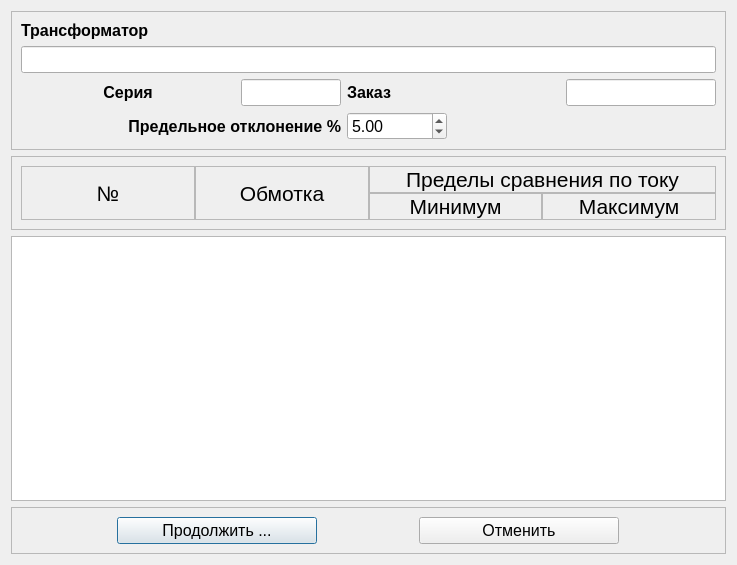
<?xml version="1.0" encoding="UTF-8"?>
<ui version="4.0">
 <class>Dialog</class>
 <widget class="QDialog" name="Dialog">
  <property name="geometry">
   <rect>
    <x>0</x>
    <y>0</y>
    <width>737</width>
    <height>565</height>
   </rect>
  </property>
  <property name="windowTitle">
   <string>Отчет по диф. защите</string>
  </property>
  <layout class="QVBoxLayout" name="verticalLayout">
   <item>
    <widget class="QFrame" name="frame_3">
     <property name="sizePolicy">
      <sizepolicy hsizetype="Preferred" vsizetype="Fixed">
       <horstretch>0</horstretch>
       <verstretch>0</verstretch>
      </sizepolicy>
     </property>
     <property name="frameShape">
      <enum>QFrame::StyledPanel</enum>
     </property>
     <property name="frameShadow">
      <enum>QFrame::Raised</enum>
     </property>
     <layout class="QHBoxLayout" name="horizontalLayout_2">
      <item>
       <layout class="QGridLayout" name="gridLayout_2">
        <property name="rightMargin">
         <number>0</number>
        </property>
        <property name="spacing">
         <number>6</number>
        </property>
        <item row="1" column="0" colspan="4">
         <widget class="QLineEdit" name="lineEdit">
          <property name="font">
           <font>
            <pointsize>12</pointsize>
           </font>
          </property>
         </widget>
        </item>
        <item row="2" column="0">
         <widget class="QLabel" name="label_5">
          <property name="font">
           <font>
            <pointsize>12</pointsize>
            <weight>75</weight>
            <bold>true</bold>
           </font>
          </property>
          <property name="text">
           <string>Серия</string>
          </property>
          <property name="alignment">
           <set>Qt::AlignCenter</set>
          </property>
         </widget>
        </item>
        <item row="2" column="2">
         <widget class="QLabel" name="label_6">
          <property name="font">
           <font>
            <pointsize>12</pointsize>
            <weight>75</weight>
            <bold>true</bold>
           </font>
          </property>
          <property name="text">
           <string>Заказ</string>
          </property>
         </widget>
        </item>
        <item row="2" column="3">
         <widget class="QLineEdit" name="lineEdit_3">
          <property name="maximumSize">
           <size>
            <width>150</width>
            <height>16777215</height>
           </size>
          </property>
          <property name="font">
           <font>
            <pointsize>12</pointsize>
           </font>
          </property>
         </widget>
        </item>
        <item row="0" column="0" colspan="2">
         <widget class="QLabel" name="label_4">
          <property name="maximumSize">
           <size>
            <width>16777215</width>
            <height>20</height>
           </size>
          </property>
          <property name="font">
           <font>
            <pointsize>12</pointsize>
            <weight>75</weight>
            <bold>true</bold>
           </font>
          </property>
          <property name="text">
           <string>Трансформатор</string>
          </property>
         </widget>
        </item>
        <item row="3" column="0" colspan="2">
         <widget class="QLabel" name="label_9">
          <property name="sizePolicy">
           <sizepolicy hsizetype="Preferred" vsizetype="Preferred">
            <horstretch>0</horstretch>
            <verstretch>0</verstretch>
           </sizepolicy>
          </property>
          <property name="minimumSize">
           <size>
            <width>250</width>
            <height>0</height>
           </size>
          </property>
          <property name="font">
           <font>
            <pointsize>12</pointsize>
            <weight>75</weight>
            <bold>true</bold>
           </font>
          </property>
          <property name="text">
           <string>Предельное отклонение %</string>
          </property>
          <property name="alignment">
           <set>Qt::AlignRight|Qt::AlignTrailing|Qt::AlignVCenter</set>
          </property>
         </widget>
        </item>
        <item row="3" column="2" colspan="2">
         <widget class="QDoubleSpinBox" name="doubleSpinBox">
          <property name="maximumSize">
           <size>
            <width>100</width>
            <height>16777215</height>
           </size>
          </property>
          <property name="font">
           <font>
            <pointsize>12</pointsize>
           </font>
          </property>
          <property name="value">
           <double>5.000000000000000</double>
          </property>
         </widget>
        </item>
        <item row="2" column="1">
         <widget class="QLineEdit" name="lineEdit_2">
          <property name="maximumSize">
           <size>
            <width>100</width>
            <height>16777215</height>
           </size>
          </property>
          <property name="font">
           <font>
            <pointsize>12</pointsize>
           </font>
          </property>
         </widget>
        </item>
       </layout>
      </item>
     </layout>
    </widget>
   </item>
   <item>
    <widget class="QFrame" name="frame">
     <property name="frameShape">
      <enum>QFrame::StyledPanel</enum>
     </property>
     <property name="frameShadow">
      <enum>QFrame::Raised</enum>
     </property>
     <layout class="QVBoxLayout" name="verticalLayout_2">
      <item>
       <layout class="QGridLayout" name="gridLayout">
        <property name="spacing">
         <number>0</number>
        </property>
        <item row="0" column="0" rowspan="2">
         <widget class="QLabel" name="label">
          <property name="maximumSize">
           <size>
            <width>16777215</width>
            <height>16777215</height>
           </size>
          </property>
          <property name="font">
           <font>
            <pointsize>16</pointsize>
           </font>
          </property>
          <property name="frameShape">
           <enum>QFrame::StyledPanel</enum>
          </property>
          <property name="text">
           <string>№</string>
          </property>
          <property name="alignment">
           <set>Qt::AlignCenter</set>
          </property>
         </widget>
        </item>
        <item row="0" column="1" rowspan="2">
         <widget class="QLabel" name="label_2">
          <property name="font">
           <font>
            <pointsize>16</pointsize>
           </font>
          </property>
          <property name="frameShape">
           <enum>QFrame::StyledPanel</enum>
          </property>
          <property name="text">
           <string>Обмотка</string>
          </property>
          <property name="alignment">
           <set>Qt::AlignCenter</set>
          </property>
         </widget>
        </item>
        <item row="0" column="2" colspan="2">
         <widget class="QLabel" name="label_3">
          <property name="font">
           <font>
            <pointsize>16</pointsize>
            <weight>50</weight>
            <bold>false</bold>
           </font>
          </property>
          <property name="frameShape">
           <enum>QFrame::StyledPanel</enum>
          </property>
          <property name="text">
           <string>Пределы сравнения по току</string>
          </property>
          <property name="alignment">
           <set>Qt::AlignCenter</set>
          </property>
         </widget>
        </item>
        <item row="1" column="2">
         <widget class="QLabel" name="label_7">
          <property name="font">
           <font>
            <pointsize>16</pointsize>
            <weight>50</weight>
            <bold>false</bold>
           </font>
          </property>
          <property name="frameShape">
           <enum>QFrame::StyledPanel</enum>
          </property>
          <property name="text">
           <string>Минимум</string>
          </property>
          <property name="alignment">
           <set>Qt::AlignCenter</set>
          </property>
         </widget>
        </item>
        <item row="1" column="3">
         <widget class="QLabel" name="label_8">
          <property name="font">
           <font>
            <pointsize>16</pointsize>
            <weight>50</weight>
            <bold>false</bold>
           </font>
          </property>
          <property name="frameShape">
           <enum>QFrame::StyledPanel</enum>
          </property>
          <property name="text">
           <string>Максимум</string>
          </property>
          <property name="alignment">
           <set>Qt::AlignCenter</set>
          </property>
         </widget>
        </item>
       </layout>
      </item>
     </layout>
    </widget>
   </item>
   <item>
    <widget class="QGraphicsView" name="graphicsView">
     <property name="alignment">
      <set>Qt::AlignLeading|Qt::AlignLeft|Qt::AlignTop</set>
     </property>
    </widget>
   </item>
   <item>
    <widget class="QFrame" name="frame_2">
     <property name="minimumSize">
      <size>
       <width>0</width>
       <height>0</height>
      </size>
     </property>
     <property name="maximumSize">
      <size>
       <width>16777215</width>
       <height>60</height>
      </size>
     </property>
     <property name="frameShape">
      <enum>QFrame::StyledPanel</enum>
     </property>
     <property name="frameShadow">
      <enum>QFrame::Raised</enum>
     </property>
     <layout class="QHBoxLayout" name="horizontalLayout">
      <item>
       <widget class="QPushButton" name="pushButton">
        <property name="maximumSize">
         <size>
          <width>200</width>
          <height>16777215</height>
         </size>
        </property>
        <property name="font">
         <font>
          <pointsize>12</pointsize>
         </font>
        </property>
        <property name="text">
         <string>Продолжить ...</string>
        </property>
       </widget>
      </item>
      <item>
       <widget class="QPushButton" name="pushButton_2">
        <property name="maximumSize">
         <size>
          <width>200</width>
          <height>16777215</height>
         </size>
        </property>
        <property name="font">
         <font>
          <pointsize>12</pointsize>
         </font>
        </property>
        <property name="text">
         <string>Отменить</string>
        </property>
       </widget>
      </item>
     </layout>
    </widget>
   </item>
  </layout>
 </widget>
 <resources/>
 <connections/>
</ui>
